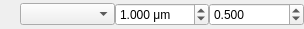
<?xml version="1.0" encoding="UTF-8"?>
<ui version="4.0">
 <class>Material_Layer_Widget</class>
 <widget class="QWidget" name="Material_Layer_Widget">
  <property name="geometry">
   <rect>
    <x>0</x>
    <y>0</y>
    <width>304</width>
    <height>29</height>
   </rect>
  </property>
  <property name="windowTitle">
   <string>Material_Layer_Widget</string>
  </property>
  <layout class="QHBoxLayout" name="horizontalLayout">
   <property name="spacing">
    <number>0</number>
   </property>
   <property name="leftMargin">
    <number>20</number>
   </property>
   <property name="topMargin">
    <number>0</number>
   </property>
   <property name="rightMargin">
    <number>0</number>
   </property>
   <property name="bottomMargin">
    <number>0</number>
   </property>
   <item>
    <widget class="QComboBox" name="material_comboBox">
     <property name="maximumSize">
      <size>
       <width>100</width>
       <height>16777215</height>
      </size>
     </property>
    </widget>
   </item>
   <item>
    <widget class="QDoubleSpinBox" name="thickness_doubleSpinBox">
     <property name="suffix">
      <string> μm</string>
     </property>
     <property name="decimals">
      <number>3</number>
     </property>
     <property name="maximum">
      <double>100.000000000000000</double>
     </property>
     <property name="singleStep">
      <double>0.050000000000000</double>
     </property>
     <property name="value">
      <double>1.000000000000000</double>
     </property>
    </widget>
   </item>
   <item>
    <widget class="QDoubleSpinBox" name="composition_doubleSpinBox">
     <property name="decimals">
      <number>3</number>
     </property>
     <property name="maximum">
      <double>1.000000000000000</double>
     </property>
     <property name="singleStep">
      <double>0.001000000000000</double>
     </property>
     <property name="value">
      <double>0.500000000000000</double>
     </property>
    </widget>
   </item>
  </layout>
 </widget>
 <layoutdefault spacing="6" margin="11"/>
 <resources/>
 <connections/>
</ui>
